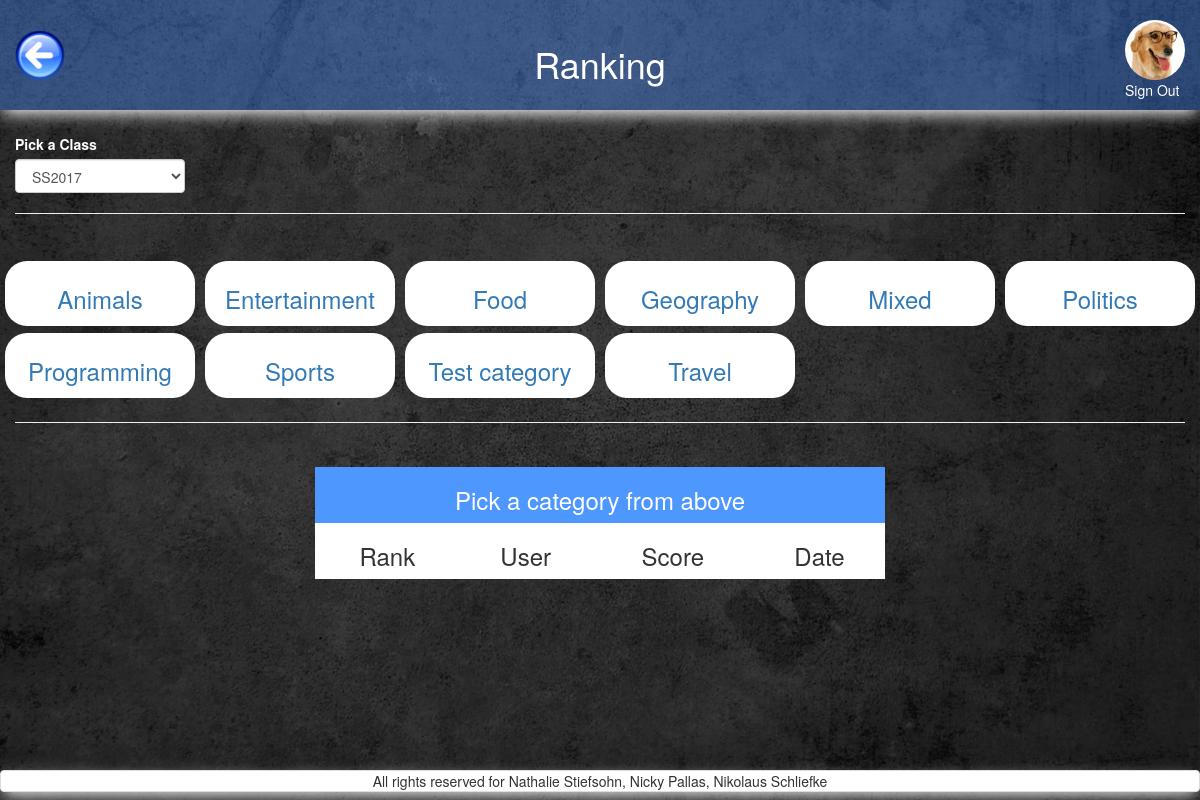
The page /admin_ranking.php (signed in) on the database its author committed.
### tables this page shows
CREATE TABLE `users` (
  `id` int(11) NOT NULL,
  `FK_avatars` int(11) NOT NULL,
  `FK_classes` int(11) NOT NULL DEFAULT '1',
  `nickname` varchar(255) NOT NULL,
  `email` varchar(255) NOT NULL,
  `password` varchar(255) NOT NULL,
  `first_name` varchar(255) NOT NULL,
  `family_name` varchar(255) NOT NULL,
  `date_of_birth` date NOT NULL DEFAULT '1993-07-30'
);

CREATE TABLE `avatars` (
  `id` int(11) NOT NULL,
  `location` varchar(255) NOT NULL
);

CREATE TABLE `categories` (
  `id` int(11) NOT NULL,
  `category` varchar(13) NOT NULL,
  `image` varchar(255) NOT NULL DEFAULT 'default.png',
  `amount_questions` int(11) NOT NULL DEFAULT '8',
  `tries` int(11) NOT NULL DEFAULT '5',
  `passed_at` decimal(3,2) NOT NULL DEFAULT '0.60'
);

### includes/start_session_admin.php (called while the page is built, shortened)
<?php
	require_once 'dbconnect.php';
$res=mysqli_query($con, "SELECT first_name, family_name, date_of_birth, nickname, users.id AS user_id, avatars.location AS avatar, avatars.id AS avatar_id, email FROM users
 	JOIN avatars ON users.FK_avatars=avatars.id
 	WHERE users.id=".$_SESSION['user']);
	 $userRow=mysqli_fetch_array($res);
	 $user_avatar = $userRow['avatar'];
?>

### query/all_classes_query.php (called while the page is built)
<?php
$query_classes = "
    SELECT
        *
    FROM `classes`
";
$res_classes = mysqli_query($con, $query_classes);
?>

### query/admin_ranking_query.php (called while the page is built)
<?php
$query_categories = "
    SELECT
        category,
        categories.id AS category_id,
        count(quizzes.id) AS games_played,
        avg(scores) AS average_score,
        max(start_timestamp) AS latest_timestamp
    FROM `quizzes`
    LEFT JOIN categories ON categories.id=quizzes.FK_categories
    GROUP by category
    ORDER BY
        category ASC;
";
$res_categories = mysqli_query($con, $query_categories);
?>

### admin_ranking.php (the view, shortened to what this page needs)
<?php
require_once('includes/start_session_admin.php');
?>
<?php
	$highlight="";
	if(isset($_GET['selected_category_id'])){
		$selected_category_id = $_GET['selected_category_id'];
		$query_category_name = "
		    SELECT category FROM `categories` where categories.id = ".$selected_category_id;
		$res_category_name = mysqli_query($con, $query_category_name);
		$row_category_name  = mysqli_fetch_array($res_category_name);
		$category_name_selected = $row_category_name['category'];
	} else {
		$selected_category_id = '-1';
		$category_name_selected = "Pick a category from above";
	}
?>
<!DOCTYPE html>
<html>
<head>
	<?php
require_once('includes/head_tag.php');
	?>
</head>
<body>
<div id="wrap">
  <div id="main" class="container-fluid clear-top">
	<header class="row shadow" id="header">
			<div class="col-xs-3">
				<a href="home_admin.php">
					<img alt="back_button" src="pictures/back_button.png" id="back_button"/>
				</a>
			</div>
			<div class="col-xs-6 white text-center margin-top">
                <h1 class="heading_font">Ranking</h1>
            </div>
        <?php
        echo'
            <div class="col-xs-3">
                <a href="logout.php?logout" class="pull-right">
                    <img class="img-circle show_avatar border" src="'.$user_avatar.'" alt="avatar" id="avatar_img"><br>
                    Sign Out
                </a>
            </div>';
        ?>
	</header>
	<div class="row">
		<main class="col-xs-12">
			<section class="row">
				<div class="col-xs-12 margin-top">
					<div class="row">
						<div class="col-xs-12 col-sm-2">
					<label class="white">Pick a Class</label>
					<select class="form-control" id="class" name="class">
					<?php
						require_once('query/all_classes_query.php');
				                while ($row_classes  = mysqli_fetch_array($res_classes)){
				                    $class = $row_classes['name'];
				                    $class_id = $row_classes['id'];
				                    $from = $row_classes['from'];
				                    $from = strtotime($from);
				                    $from = date('Y-m-d',$from);
				                    $to = $row_classes['to'];
				                    $to = strtotime($to);
				                    $to = date('Y-m-d',$to);
				                    if(isset($_GET['class_id'])){
				                    	if ($class_id==$selected_class_id) {
					                    	echo "<option value='".$class_id."' selected='selected
					                    	'>".$class."</option>";
					                    } else {
					                    	echo "<option value='".$class_id."'>".$class."</option>";
					                    }
									} else {
					                    if ((date('Y-m-d') >= $from) AND (date('Y-m-d') <= $to)) {
					                    	$selected_class_id=$class_id;
					                    	echo "<option value='".$class_id."' selected='selected
					                    	'>".$class."</option>";
					                    } else {
					                    	echo "<option value='".$class_id."'>".$class."</option>";
					                    }
				                	}
				                }
					 ?>
					</select>
						</div>
					</div>
					<hr>
				</div>
				<div class="col-xs-12 text-center margin-top">
					<div class="row">
							<?php
								require_once('query/admin_ranking_query.php');
				                while ($row_categories  = mysqli_fetch_array($res_categories)){
				                    $category = $row_categories['category'];
				                    $category_id=$row_categories['category_id'];
				                    if ($selected_category_id==$category_id){
				                    	$highlight="highlight";
				                    } else {
				                    	$highlight="";
				                    }
				                    echo '
							<a href="admin_ranking.php?selected_category_id='.$category_id;
							if(isset($_GET['class_id'])){
								echo "&class_id=".$selected_class_id;
							}
							echo'" class="">
	 							<div class="col-xs-6 col-sm-3 col-md-2">
									<div class="wrapper2 text-center" id="'.$highlight.'">
	 									<h3>'.$category.'</h3>
	 								</div>
								</div>
		 					</a>
				                    ';
				                }
			                ?>
							<div class="col-xs-12">
								<hr>
							</div>
	                </div>
				</div>
				<div class="col-xs-10 col-xs-offset-1 col-sm-6 col-sm-offset-3 margin-top">
                        <table class="table-hover text-center" >
                            <thead>
                            	<tr id="first_row_table" class="white">
                                	<th colspan="4" class="text-center success"><h3><?php echo $category_name_selected;  ?></h3></th>
                                </tr>
                                <tr id="white_background">
                                	<th class="text-center"><h3>Rank</h3></th>
                                	<th class="text-center"><h3>User</h3></th>
                                    <th class="text-center"><h3>Score</h3></th>
                                    <th class="text-center"><h3>Date</h3></th>
                                </tr>
                            </thead>
                        </table>
                    </div>
			</section>
		</main>
	</div>
  </div>
</div>
	<?php
require_once('includes/footer.php');
	?>
</body>
</html>

### css/style.css (style rules this page uses)
header h1 { position: relative; }
#avatar_img { margin-top:20px; height: 60px; }
#back_button { margin-top:30px; height: 50px; }
#header { background-color: rgba(77,141,255,0.4); height: 110px; }
#header a:link { color: white; }
body { content: ""; background: url("../pictures/grey_background.jpg"); background-size: 100% 100%; background-repeat: repeat; top: 0; left: 0; bottom: 0; right: 0; position: absolute; z-index: -1; }
.shadow { -webkit-box-shadow: 0px 6px 16px -3px rgba(255,255,255,1); -moz-box-shadow: 0px 6px 16px -3px rgba(255,255,255,1); box-shadow: 0px 6px 16px -3px rgba(255,255,255,1); }
.margin-top { margin-top: 2%; }
.wrapper2 { background-color: white; margin-top:2%; margin-bottom:2%; margin-left:-10px; margin-right:-10px; border-radius: 22px 22px 22px 22px; -moz-border-radius: 22px 22px 22px 22px; -webkit-border-radius: 22px 22px 22px 22px; text-align: center; }
.wrapper h2, .wrapper2 h3 { display: inline-block; vertical-align: middle; line-height: normal; }
table { width: 100%; }
.white { color: white; }

### includes/head_tag.php (style rules this page uses)
html, body { height: 100%; }
#white_background { background-color: white; opacity: 1 !important; }
#first_row_table { background-color: #4D97FF; }
#wrap { min-height: 100%; }
#main { overflow:auto; padding-bottom:50px; }

### rows shown on the page
users: FK_avatars.location (picture)
categories: category "Animals"
categories: category "Entertainment"
categories: category "Food"
categories: category "Geography"
categories: category "Mixed"
categories: category "Politics"
categories: category "Programming"
categories: category "Sports"
categories: category "Test category"
categories: category "Travel"

### other values the page prints
$category_name_selected "Pick a category from above"
form field class "SS2017"
